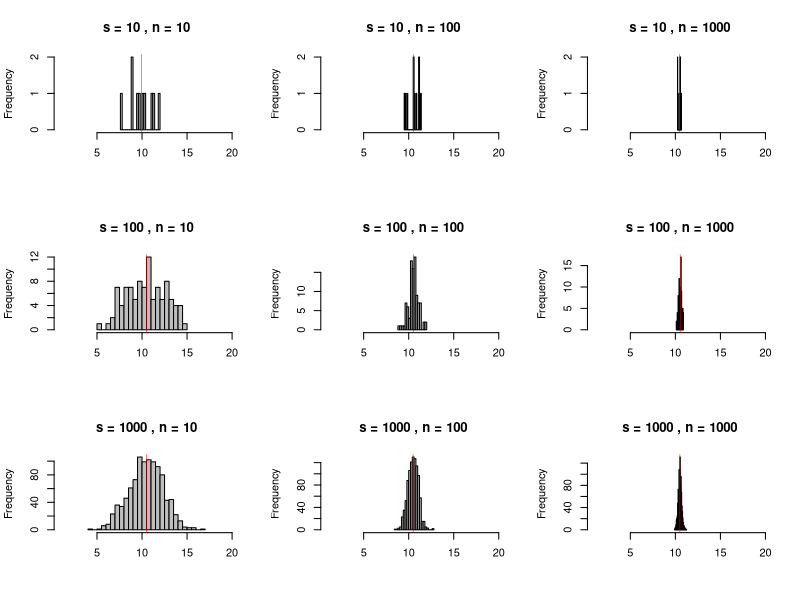
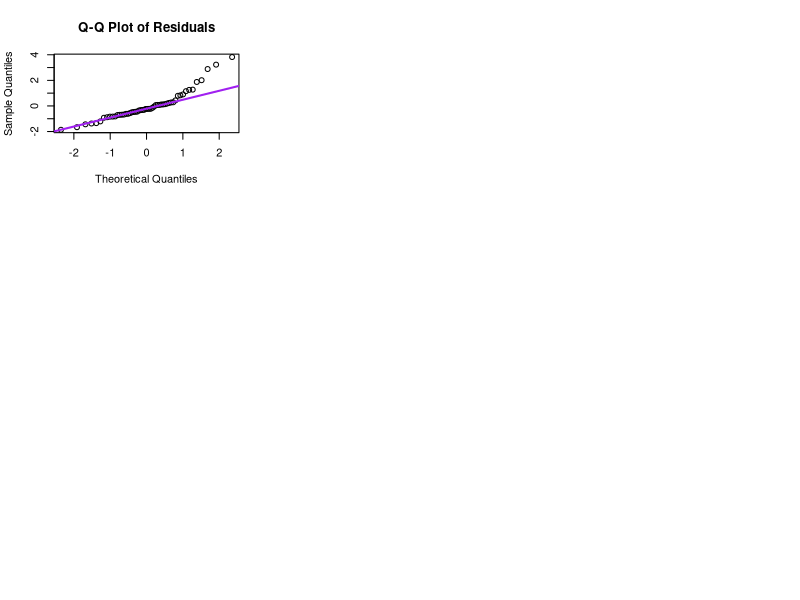
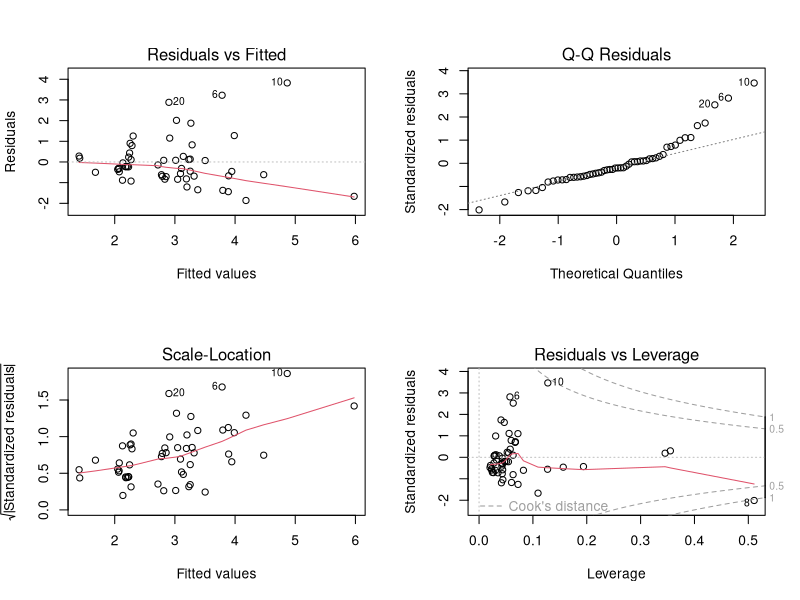

These figures' R source, in order:
## ---- chunk 1
s_values = c(10, 100, 1000)
n_values = c(10, 100, 1000)

par(mfrow = c(3, 3))
for (s in s_values) {
  for (n in n_values) {
    sample_means = replicate(s, mean(sample(1:20, n, replace = TRUE)))

    hist(sample_means,
         breaks = 20,
         col = "grey",
         border = "black",
         main = paste("s =", s, ", n =", n),
         xlab = "",
         xlim = c(1, 20))
    
    abline(v = mean(sample_means), col = "red", lwd = 0.5)
  }
}


## ---- chunk 2
func = function(x){exp(-x)*sin(x)}
result = integrate(func, lower = 2, upper = 5)
print(result)
## ---- chunk 3
data = read.csv("xmat.csv")
print(dim(data))
head(data, 10)
## ---- chunk 4
set.seed(10825) 
# Why not 42 and 3407
coefficient_0 = 1
coefficient_1 = 0.5
coefficient_2 = -2.2
coefficient_3 = 1
x_1 = data$X1
x_2 = data$X2
x_3 = data$X3
e = rnorm(n = nrow(data), mean = 0, sd = sqrt(1.5))
y = coefficient_0 + coefficient_1*x_1 + coefficient_2*x_2 + coefficient_3*x_3 + e

linear = lm(y ~ x_1 + x_2 + x_3)
summary((linear))
# Beautiful p-value
## ---- chunk 5
library(haven)
data_2 = read_dta("coxappend.dta")
attributes(data_2)
## ---- chunk 6
head(data_2, 10)
## ---- chunk 7
ols_regression = function(y, X) {
  X = cbind(1, X)
  
  # beta_hat = (X'X)^(-1) X'y
  beta_hat = solve(t(X) %*% X) %*% t(X) %*% y
  
  # residuals = y - X * beta_hat
  residuals = y - X %*% beta_hat
  
  # sigma^2 = RSS / (n - p)
  n = nrow(X)
  p = ncol(X)
  sigma2 = sum(residuals^2) / (n - p)
  
  # SE(beta) = sqrt(diag(sigma^2 * (X'X)^(-1)))
  se_beta = sqrt(diag(sigma2 * solve(t(X) %*% X)))
  
  return(list(
    coefficients = beta_hat,
    standard_errors = se_beta,
    residuals = residuals
  ))
}

y = data_2$enps
X = data.frame(
  eneth = data_2$eneth,
  log_ml = log(data_2$ml),
  interaction = data_2$eneth * log(data_2$ml)
)

results = ols_regression(y, as.matrix(X))

print("OLS Results:")
coefficients_table = data.frame(
  Coefficient = results$coefficients,
  Std_Error = results$standard_errors
)
rownames(coefficients_table) = c("Intercept", "eneth", "log_ml", "interaction")
print(coefficients_table)

## ---- chunk 8
qq_plot = function(residuals) {
  qqnorm(residuals, main = "Q-Q Plot of Residuals")
  qqline(residuals, col = "purple", lwd = 2)
}

residuals = results$residuals
qq_plot(residuals)

## ---- chunk 9
lm_model = lm(enps ~ eneth * log(ml), data = data_2)
summary(lm_model)
## ---- chunk 10
#| fig-width: 6
#| fig-height: 6
par(mfrow = c(2, 2))
plot(lm_model)
